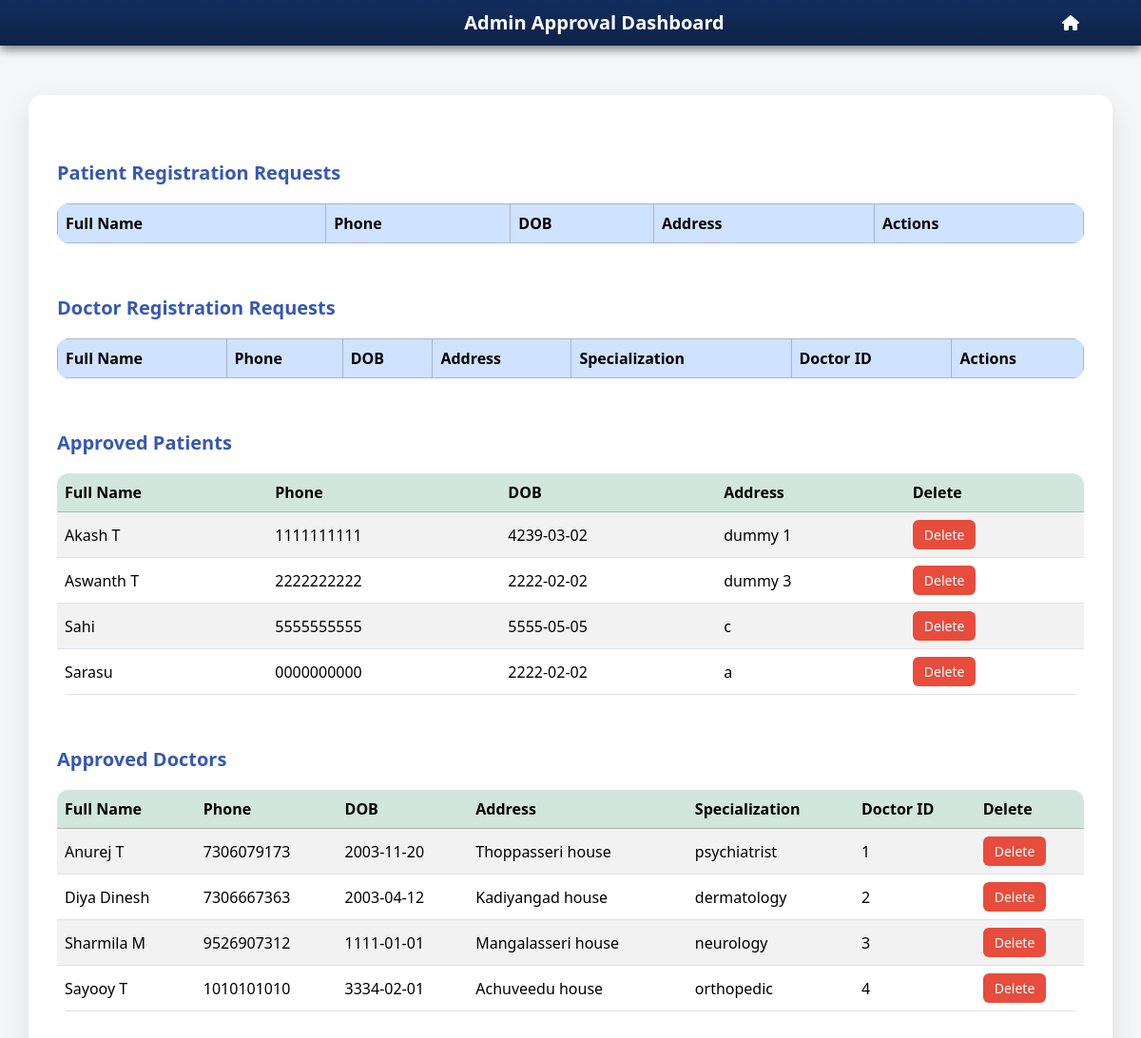
The app's page /adminlogged (signed in), older data.
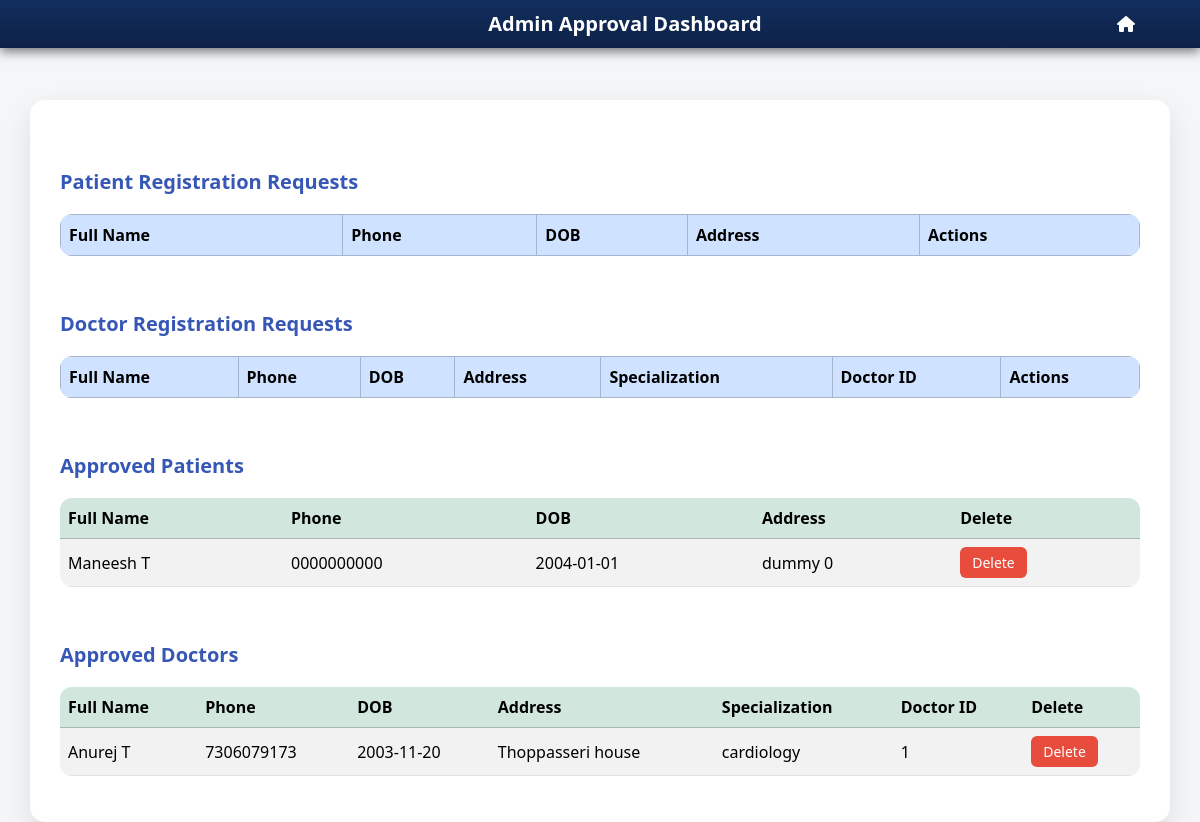
The same page, newer data.
### models.py (models this page shows)
class Patient(db.Model):
    id = db.Column(db.Integer, primary_key = True)
    full_name = db.Column(db.String())
    phone_no = db.Column(db.String(), unique = True, nullable = False)
    dob = db.Column(db.Date)
    address = db.Column(db.String())
    password = db.Column(db.String())
    is_approved = db.Column(db.Boolean(), default = False)
    appointments = db.relationship('Appointment', backref = 'patient')

class Doctor(db.Model):
    id = db.Column(db.Integer, primary_key = True)
    full_name = db.Column(db.String())
    phone_no = db.Column(db.String(), unique = True, nullable = False)
    dob = db.Column(db.Date)
    address = db.Column(db.String())
    password = db.Column(db.String())
    doct_id = db.Column(db.String(), unique = True)
    specialization = db.Column(db.String())
    is_approved = db.Column(db.Boolean, default = False)
    appointments = db.relationship('Appointment', backref='doctor')

### app.py (the view)
@app.route('/adminlogged')
def admin_logged():
    if not session.get('admin_logged_in'):
        return redirect('logadmin')
    pending_patients = Patient.query.filter_by(is_approved = False).all()
    approved_patients = Patient.query.filter_by(is_approved = True).all()
    pending_doctors = Doctor.query.filter_by(is_approved = False).all()
    approved_doctors = Doctor.query.filter_by(is_approved = True).all()
    return render_template('adminlogged.html', doctors = pending_doctors, approved_doctors = approved_doctors, patients = pending_patients, approved_patients = approved_patients)

### templates/adminlogged.html (shortened to what this page needs)
<!DOCTYPE html>
<html lang="en">
<head>
    <link href="https://cdn.jsdelivr.net/npm/bootstrap@5.3.3/dist/css/bootstrap.min.css" rel="stylesheet">
    <link href="https://cdnjs.cloudflare.com/ajax/libs/font-awesome/6.0.0-beta3/css/all.min.css" rel="stylesheet">
</head>
<body>
<nav class="navbar navbar-expand-lg navbar-dark fixed-top" style="background-color: #122e5e;">
    <div class="container-fluid">
        <div class="mx-auto text-center" style="flex-grow: 1;">
            <a class="navbar-brand fw-bold text-white" href="#">Admin Approval Dashboard</a>
        </div>
        <div class="ms-auto">
            <ul class="navbar-nav">
                <li class="nav-item">
                    <a class="nav-link text-white fw-semibold d-flex align-items-center" href="/">
                        <i class="fas fa-home" style="display: inline-block; transform: translateX(-45px);"></i>
                    </a>
                </li>
            </ul>
        </div>
    </div>
</nav>
<div class="container dashboard-container">
    <h2>Patient Registration Requests</h2>
    <div class="table-responsive">
        <table class="table table-bordered table-hover align-middle">
            <thead class="table-primary">
                <tr>
                    <th>Full Name</th>
                    <th>Phone</th>
                    <th>DOB</th>
                    <th>Address</th>
                    <th>Actions</th>
                </tr>
            </thead>
        </table>
    </div>
    <h2>Doctor Registration Requests</h2>
    <div class="table-responsive">
        <table class="table table-bordered table-hover align-middle">
            <thead class="table-primary">
                <tr>
                    <th>Full Name</th>
                    <th>Phone</th>
                    <th>DOB</th>
                    <th>Address</th>
                    <th>Specialization</th>
                    <th>Doctor ID</th>
                    <th>Actions</th>
                </tr>
            </thead>
        </table>
    </div>
    <h2>Approved Patients</h2>
    <div class="table-responsive">
        <table class="table table-striped align-middle">
            <thead class="table-success">
                <tr>
                    <th>Full Name</th>
                    <th>Phone</th>
                    <th>DOB</th>
                    <th>Address</th>
                    <th>Delete</th>
                </tr>
            </thead>
            <tbody>
                {% for patient in approved_patients %}
                <tr>
                    <td>{{ patient.full_name }}</td>
                    <td>{{ patient.phone_no }}</td>
                    <td>{{ patient.dob }}</td>
                    <td>{{ patient.address }}</td>
                    <td>
                        <form action="/delete_patient/{{ patient.id }}" method="POST" class="d-inline">
                            <button type="submit" class="btn btn-sm btn-delete" onclick="return confirm('Are you sure to delete?')">Delete</button>
                        </form>
                    </td>
                </tr>
                {% endfor %}
            </tbody>
        </table>
    </div>
    <h2>Approved Doctors</h2>
    <div class="table-responsive">
        <table class="table table-striped align-middle">
            <thead class="table-success">
                <tr>
                    <th>Full Name</th>
                    <th>Phone</th>
                    <th>DOB</th>
                    <th>Address</th>
                    <th>Specialization</th>
                    <th>Doctor ID</th>
                    <th>Delete</th>
                </tr>
            </thead>
            <tbody>
                {% for doctor in approved_doctors %}
                <tr>
                    <td>{{ doctor.full_name }}</td>
                    <td>{{ doctor.phone_no }}</td>
                    <td>{{ doctor.dob }}</td>
                    <td>{{ doctor.address }}</td>
                    <td>{{ doctor.specialization }}</td>
                    <td>{{ doctor.doct_id }}</td>
                    <td>
                        <form action="/delete_doctor/{{ doctor.id }}" method="POST" class="d-inline">
                            <button type="submit" class="btn btn-sm btn-delete" onclick="return confirm('Are you sure to delete?')">Delete</button>
                        </form>
                    </td>
                </tr>
                {% endfor %}
            </tbody>
        </table>
    </div>
</div>
</body>
</html>

### templates/adminlogged.html (style rules this page uses)
body { background-color: #f4f6f8; font-family: 'Segoe UI', Tahoma, Geneva, Verdana, sans-serif; }
.navbar { background: linear-gradient(to bottom, #122e5e, #0d2247); box-shadow: 0px 4px 10px rgba(0, 0, 0, 0.5); }
.navbar .nav-link { color: white !important; font-weight: 500; }
.dashboard-container { background-color: #ffffff; border-radius: 15px; padding: 30px; margin-top: 100px; box-shadow: 0 12px 30px rgba(0,0,0,0.1); }
h2 { color: #3657B5; margin-top: 40px; margin-bottom: 20px; font-size: 20px; font-weight: 600; }
table { background-color: white; border-radius: 12px; overflow: hidden; }
.table thead { font-weight: 600; }
.btn-delete { background-color: #e74c3c; color: white; border: none; border-radius: 6px; padding: 5px 12px; }
.table td, .table th { vertical-align: middle !important; }

Row changes from the older to the newer data that the page shows:
removed Patient: full_name "Akash T", phone_no "1111111111", dob "4239-03-02", address "dummy 1"
removed Patient: full_name "Aswanth T", phone_no "2222222222", dob "2222-02-02", address "dummy 3"
removed Patient: full_name "Sahi", phone_no "5555555555", dob "5555-05-05", address "c"
removed Patient: full_name "Sarasu", phone_no "0000000000", dob "2222-02-02", address "a"
removed Doctor: full_name "Diya Dinesh", phone_no "7306667363", dob "2003-04-12", address "Kadiyangad house", specialization "dermatology", doct_id "2"
removed Doctor: full_name "Sharmila M", phone_no "9526907312", dob "1111-01-01", address "Mangalasseri house", specialization "neurology", doct_id "3"
removed Doctor: full_name "Sayooy T", phone_no "1010101010", dob "3334-02-01", address "Achuveedu house", specialization "orthopedic", doct_id "4"
added Patient: full_name "Maneesh T", phone_no "0000000000", dob "2004-01-01", address "dummy 0"
changed Doctor "Anurej T": specialization "psychiatrist" → "cardiology"
